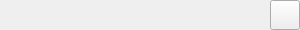
<?xml version="1.0" encoding="UTF-8"?>
<ui version="4.0">
 <class>RewardRedemptionWidget</class>
 <widget class="QWidget" name="RewardRedemptionWidget">
  <property name="geometry">
   <rect>
    <x>0</x>
    <y>0</y>
    <width>300</width>
    <height>30</height>
   </rect>
  </property>
  <property name="windowTitle">
   <string>Form</string>
  </property>
  <layout class="QHBoxLayout" name="horizontalLayout">
   <property name="spacing">
    <number>0</number>
   </property>
   <property name="leftMargin">
    <number>5</number>
   </property>
   <property name="topMargin">
    <number>0</number>
   </property>
   <property name="rightMargin">
    <number>0</number>
   </property>
   <property name="bottomMargin">
    <number>0</number>
   </property>
   <item>
    <widget class="QLabel" name="titleLabel">
     <property name="text">
      <string/>
     </property>
    </widget>
   </item>
   <item>
    <widget class="QToolButton" name="deleteButton">
     <property name="minimumSize">
      <size>
       <width>30</width>
       <height>30</height>
      </size>
     </property>
     <property name="cursor">
      <cursorShape>ArrowCursor</cursorShape>
     </property>
     <property name="icon">
      <iconset resource="../images/icons.qrc">
       <normaloff>:/icons/delete.svg</normaloff>:/icons/delete.svg</iconset>
     </property>
    </widget>
   </item>
  </layout>
 </widget>
 <resources>
  <include location="../images/icons.qrc"/>
 </resources>
 <connections/>
</ui>
